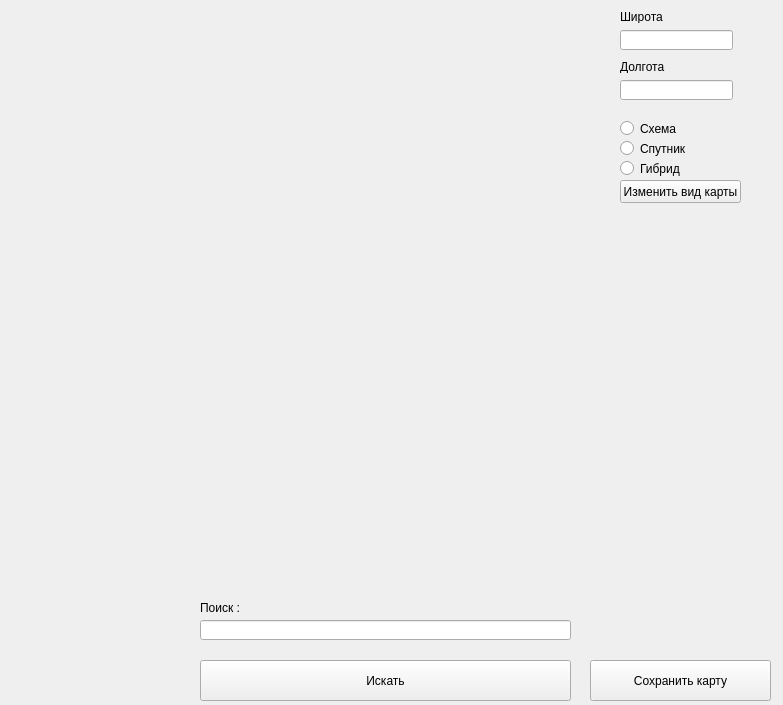
<?xml version="1.0" encoding="UTF-8"?>
<ui version="4.0">
 <class>StaticMaps</class>
 <widget class="QMainWindow" name="StaticMaps">
  <property name="geometry">
   <rect>
    <x>0</x>
    <y>0</y>
    <width>783</width>
    <height>705</height>
   </rect>
  </property>
  <property name="windowTitle">
   <string>MainWindow</string>
  </property>
  <widget class="QWidget" name="centralwidget">
   <widget class="QLabel" name="map">
    <property name="geometry">
     <rect>
      <x>50</x>
      <y>40</y>
      <width>461</width>
      <height>451</height>
     </rect>
    </property>
    <property name="text">
     <string/>
    </property>
   </widget>
   <widget class="QLineEdit" name="coord1">
    <property name="geometry">
     <rect>
      <x>620</x>
      <y>80</y>
      <width>113</width>
      <height>20</height>
     </rect>
    </property>
   </widget>
   <widget class="QLineEdit" name="coord2">
    <property name="geometry">
     <rect>
      <x>620</x>
      <y>30</y>
      <width>113</width>
      <height>20</height>
     </rect>
    </property>
   </widget>
   <widget class="QPushButton" name="start">
    <property name="geometry">
     <rect>
      <x>200</x>
      <y>660</y>
      <width>371</width>
      <height>41</height>
     </rect>
    </property>
    <property name="text">
     <string>Искать</string>
    </property>
   </widget>
   <widget class="QLabel" name="label">
    <property name="geometry">
     <rect>
      <x>620</x>
      <y>10</y>
      <width>47</width>
      <height>13</height>
     </rect>
    </property>
    <property name="text">
     <string>Широта</string>
    </property>
   </widget>
   <widget class="QLabel" name="label_2">
    <property name="geometry">
     <rect>
      <x>620</x>
      <y>60</y>
      <width>47</width>
      <height>13</height>
     </rect>
    </property>
    <property name="text">
     <string>Долгота</string>
    </property>
   </widget>
   <widget class="QRadioButton" name="r1">
    <property name="geometry">
     <rect>
      <x>620</x>
      <y>120</y>
      <width>82</width>
      <height>17</height>
     </rect>
    </property>
    <property name="text">
     <string>Схема</string>
    </property>
   </widget>
   <widget class="QRadioButton" name="r2">
    <property name="geometry">
     <rect>
      <x>620</x>
      <y>140</y>
      <width>82</width>
      <height>17</height>
     </rect>
    </property>
    <property name="text">
     <string>Спутник</string>
    </property>
   </widget>
   <widget class="QRadioButton" name="r3">
    <property name="geometry">
     <rect>
      <x>620</x>
      <y>160</y>
      <width>82</width>
      <height>17</height>
     </rect>
    </property>
    <property name="text">
     <string>Гибрид</string>
    </property>
   </widget>
   <widget class="QPushButton" name="on_b">
    <property name="geometry">
     <rect>
      <x>620</x>
      <y>180</y>
      <width>121</width>
      <height>23</height>
     </rect>
    </property>
    <property name="text">
     <string>Изменить вид карты</string>
    </property>
   </widget>
   <widget class="QLineEdit" name="search">
    <property name="geometry">
     <rect>
      <x>200</x>
      <y>620</y>
      <width>371</width>
      <height>20</height>
     </rect>
    </property>
   </widget>
   <widget class="QLabel" name="label_3">
    <property name="geometry">
     <rect>
      <x>200</x>
      <y>600</y>
      <width>581</width>
      <height>16</height>
     </rect>
    </property>
    <property name="text">
     <string>Поиск :</string>
    </property>
   </widget>
   <widget class="QPushButton" name="save">
    <property name="geometry">
     <rect>
      <x>590</x>
      <y>660</y>
      <width>181</width>
      <height>41</height>
     </rect>
    </property>
    <property name="text">
     <string>Сохранить карту</string>
    </property>
   </widget>
  </widget>
 </widget>
 <resources/>
 <connections/>
</ui>
